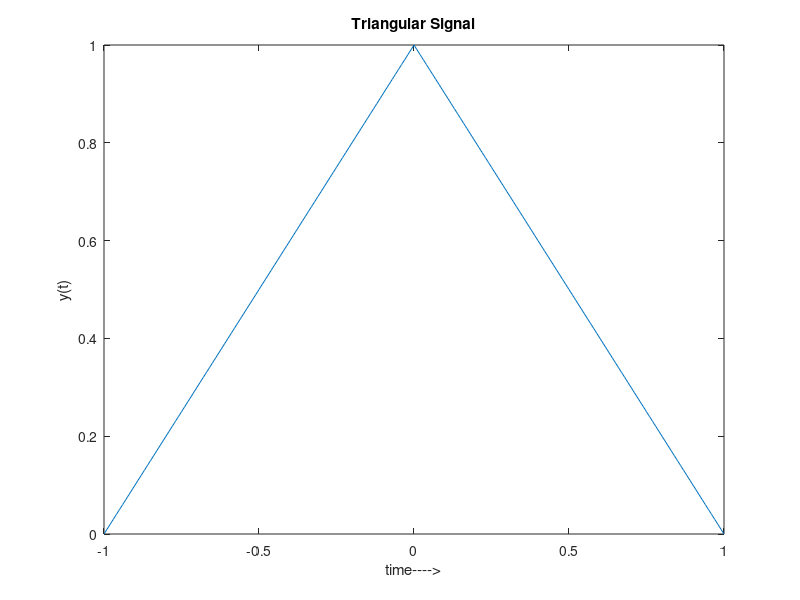

MATLAB code to generate this figure:
clc;
clear all;
close all;
t=-1:0.01:1;
w=2;
y=tripuls(t,w);
plot(t,y);
title('Triangular Signal');
xlabel('time---->');
ylabel('y(t)')
